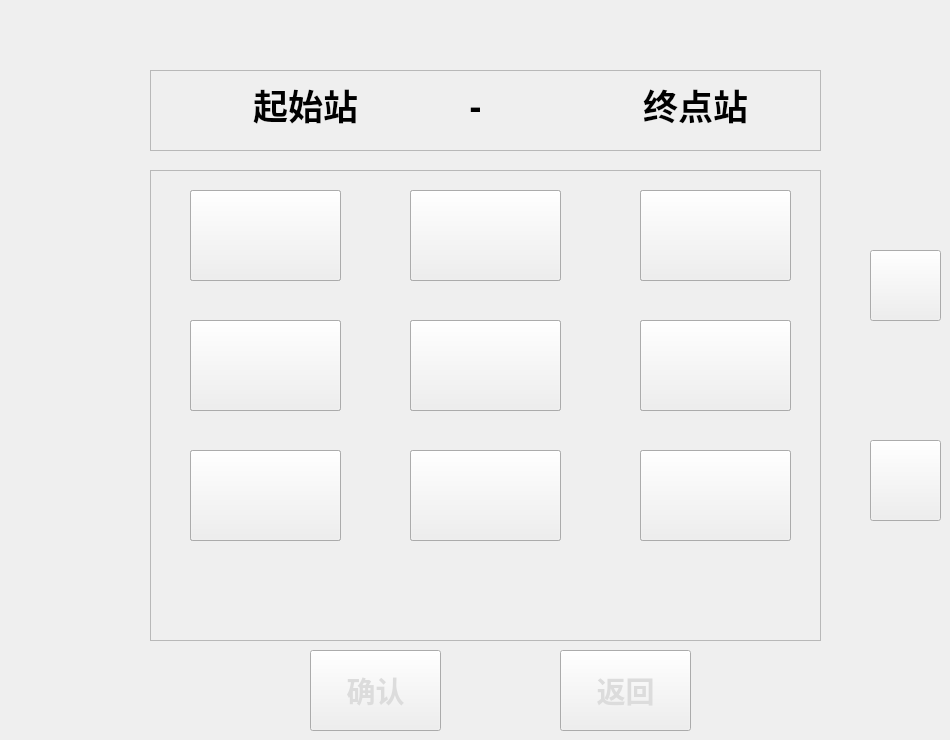
   <widget class="QWidget" name="tab_12">
    <property name="styleSheet">
     <string notr="true">QWidget#tab_12{
	background-color: rgb(173, 181, 178);
}
</string>
    </property>
    <attribute name="title">
     <string>页</string>
    </attribute>
    <widget class="QPushButton" name="pushButton_line9_addr_name_up">
     <property name="geometry">
      <rect>
       <x>870</x>
       <y>250</y>
       <width>71</width>
       <height>71</height>
      </rect>
     </property>
     <property name="styleSheet">
      <string notr="true">QPushButton
{
	border-image: url(:/key_button_up.png);
}</string>
     </property>
     <property name="text">
      <string/>
     </property>
    </widget>
    <widget class="QPushButton" name="pushButton_custom_route_back">
     <property name="geometry">
      <rect>
       <x>560</x>
       <y>650</y>
       <width>131</width>
       <height>81</height>
      </rect>
     </property>
     <property name="font">
      <font>
       <family>Agency FB</family>
       <pointsize>22</pointsize>
       <weight>75</weight>
       <bold>true</bold>
      </font>
     </property>
     <property name="styleSheet">
      <string notr="true">QPushButton
{
	border-image: url(:/button_normal.png);
	color: rgb(220, 220, 220);
}

QPushButton::pressed
{
	color: rgb(220, 220, 220);
	border-image: url(:/yellow_square.png);
}</string>
     </property>
     <property name="text">
      <string>返回</string>
     </property>
    </widget>
    <widget class="QFrame" name="frame_59">
     <property name="geometry">
      <rect>
       <x>150</x>
       <y>170</y>
       <width>671</width>
       <height>471</height>
      </rect>
     </property>
     <property name="frameShape">
      <enum>QFrame::StyledPanel</enum>
     </property>
     <property name="frameShadow">
      <enum>QFrame::Raised</enum>
     </property>
     <widget class="QPushButton" name="pushButton_custom_station_22">
      <property name="geometry">
       <rect>
        <x>40</x>
        <y>150</y>
        <width>151</width>
        <height>91</height>
       </rect>
      </property>
      <property name="font">
       <font>
        <pointsize>24</pointsize>
       </font>
      </property>
      <property name="text">
       <string>大石</string>
      </property>
     </widget>
     <widget class="QPushButton" name="pushButton_custom_station_23">
      <property name="geometry">
       <rect>
        <x>260</x>
        <y>150</y>
        <width>151</width>
        <height>91</height>
       </rect>
      </property>
      <property name="font">
       <font>
        <pointsize>24</pointsize>
       </font>
      </property>
      <property name="text">
       <string>厦窖</string>
      </property>
     </widget>
     <widget class="QPushButton" name="pushButton_custom_station_24">
      <property name="geometry">
       <rect>
        <x>490</x>
        <y>150</y>
        <width>151</width>
        <height>91</height>
       </rect>
      </property>
      <property name="font">
       <font>
        <pointsize>24</pointsize>
       </font>
      </property>
      <property name="text">
       <string>沥滘</string>
      </property>
     </widget>
     <widget class="QPushButton" name="pushButton_custom_station_25">
      <property name="geometry">
       <rect>
        <x>40</x>
        <y>280</y>
        <width>151</width>
        <height>91</height>
       </rect>
      </property>
      <property name="font">
       <font>
        <pointsize>24</pointsize>
       </font>
      </property>
      <property name="text">
       <string>大塘</string>
      </property>
     </widget>
     <widget class="QPushButton" name="pushButton_custom_station_16">
      <property name="geometry">
       <rect>
        <x>40</x>
        <y>280</y>
        <width>151</width>
        <height>91</height>
       </rect>
      </property>
      <property name="font">
       <font>
        <pointsize>24</pointsize>
       </font>
      </property>
      <property name="text">
       <string>京溪
南方医院</string>
      </property>
     </widget>
     <widget class="QPushButton" name="pushButton_custom_station_21">
      <property name="geometry">
       <rect>
        <x>490</x>
        <y>20</y>
        <width>151</width>
        <height>91</height>
       </rect>
      </property>
      <property name="font">
       <font>
        <pointsize>24</pointsize>
       </font>
      </property>
      <property name="text">
       <string>林和西</string>
      </property>
     </widget>
     <widget class="QPushButton" name="pushButton_custom_station_17">
      <property name="geometry">
       <rect>
        <x>260</x>
        <y>280</y>
        <width>151</width>
        <height>91</height>
       </rect>
      </property>
      <property name="font">
       <font>
        <pointsize>24</pointsize>
       </font>
      </property>
      <property name="text">
       <string>同和</string>
      </property>
     </widget>
     <widget class="QPushButton" name="pushButton_custom_station_19">
      <property name="geometry">
       <rect>
        <x>40</x>
        <y>20</y>
        <width>151</width>
        <height>91</height>
       </rect>
      </property>
      <property name="font">
       <font>
        <pointsize>24</pointsize>
       </font>
      </property>
      <property name="text">
       <string>珠江新城</string>
      </property>
     </widget>
     <widget class="QPushButton" name="pushButton_custom_station_20">
      <property name="geometry">
       <rect>
        <x>260</x>
        <y>20</y>
        <width>151</width>
        <height>91</height>
       </rect>
      </property>
      <property name="font">
       <font>
        <pointsize>24</pointsize>
       </font>
      </property>
      <property name="text">
       <string>体育西路</string>
      </property>
     </widget>
     <widget class="QPushButton" name="pushButton_custom_station_14">
      <property name="geometry">
       <rect>
        <x>260</x>
        <y>150</y>
        <width>151</width>
        <height>91</height>
       </rect>
      </property>
      <property name="font">
       <font>
        <pointsize>24</pointsize>
       </font>
      </property>
      <property name="text">
       <string>燕塘</string>
      </property>
     </widget>
     <widget class="QPushButton" name="pushButton_custom_station_18">
      <property name="geometry">
       <rect>
        <x>490</x>
        <y>280</y>
        <width>151</width>
        <height>91</height>
       </rect>
      </property>
      <property name="font">
       <font>
        <pointsize>24</pointsize>
       </font>
      </property>
      <property name="text">
       <string>永泰</string>
      </property>
     </widget>
     <widget class="QPushButton" name="pushButton_custom_station_13">
      <property name="geometry">
       <rect>
        <x>40</x>
        <y>150</y>
        <width>151</width>
        <height>91</height>
       </rect>
      </property>
      <property name="font">
       <font>
        <pointsize>24</pointsize>
       </font>
      </property>
      <property name="text">
       <string>广州东站</string>
      </property>
     </widget>
     <widget class="QPushButton" name="pushButton_custom_station_15">
      <property name="geometry">
       <rect>
        <x>490</x>
        <y>150</y>
        <width>151</width>
        <height>91</height>
       </rect>
      </property>
      <property name="font">
       <font>
        <pointsize>24</pointsize>
       </font>
      </property>
      <property name="text">
       <string>梅花园</string>
      </property>
     </widget>
     <widget class="QPushButton" name="pushButton_custom_station_7">
      <property name="geometry">
       <rect>
        <x>40</x>
        <y>280</y>
        <width>151</width>
        <height>91</height>
       </rect>
      </property>
      <property name="font">
       <font>
        <pointsize>24</pointsize>
       </font>
      </property>
      <property name="text">
       <string/>
      </property>
     </widget>
     <widget class="QPushButton" name="pushButton_custom_station_12">
      <property name="geometry">
       <rect>
        <x>490</x>
        <y>20</y>
        <width>151</width>
        <height>91</height>
       </rect>
      </property>
      <property name="font">
       <font>
        <pointsize>24</pointsize>
       </font>
      </property>
      <property name="text">
       <string>龙归</string>
      </property>
     </widget>
     <widget class="QPushButton" name="pushButton_custom_station_11">
      <property name="geometry">
       <rect>
        <x>260</x>
        <y>20</y>
        <width>151</width>
        <height>91</height>
       </rect>
      </property>
      <property name="font">
       <font>
        <pointsize>24</pointsize>
       </font>
      </property>
      <property name="text">
       <string>嘉禾望岗</string>
      </property>
     </widget>
     <widget class="QPushButton" name="pushButton_custom_station_9">
      <property name="geometry">
       <rect>
        <x>490</x>
        <y>280</y>
        <width>151</width>
        <height>91</height>
       </rect>
      </property>
      <property name="font">
       <font>
        <pointsize>24</pointsize>
       </font>
      </property>
      <property name="text">
       <string/>
      </property>
     </widget>
     <widget class="QPushButton" name="pushButton_custom_station_8">
      <property name="geometry">
       <rect>
        <x>260</x>
        <y>280</y>
        <width>151</width>
        <height>91</height>
       </rect>
      </property>
      <property name="font">
       <font>
        <pointsize>24</pointsize>
       </font>
      </property>
      <property name="text">
       <string/>
      </property>
     </widget>
     <widget class="QPushButton" name="pushButton_custom_station_10">
      <property name="geometry">
       <rect>
        <x>40</x>
        <y>20</y>
        <width>151</width>
        <height>91</height>
       </rect>
      </property>
      <property name="font">
       <font>
        <pointsize>24</pointsize>
       </font>
      </property>
      <property name="text">
       <string>白云
大道北</string>
      </property>
     </widget>
     <widget class="QPushButton" name="pushButton_custom_station_4">
      <property name="geometry">
       <rect>
        <x>40</x>
        <y>150</y>
        <width>151</width>
        <height>91</height>
       </rect>
      </property>
      <property name="font">
       <font>
        <pointsize>24</pointsize>
       </font>
      </property>
      <property name="text">
       <string/>
      </property>
     </widget>
     <widget class="QPushButton" name="pushButton_custom_station_5">
      <property name="geometry">
       <rect>
        <x>260</x>
        <y>150</y>
        <width>151</width>
        <height>91</height>
       </rect>
      </property>
      <property name="font">
       <font>
        <pointsize>24</pointsize>
       </font>
      </property>
      <property name="text">
       <string/>
      </property>
     </widget>
     <widget class="QPushButton" name="pushButton_custom_station_6">
      <property name="geometry">
       <rect>
        <x>490</x>
        <y>150</y>
        <width>151</width>
        <height>91</height>
       </rect>
      </property>
      <property name="font">
       <font>
        <pointsize>24</pointsize>
       </font>
      </property>
      <property name="text">
       <string/>
      </property>
     </widget>
     <widget class="QPushButton" name="pushButton_custom_station_3">
      <property name="geometry">
       <rect>
        <x>490</x>
        <y>20</y>
        <width>151</width>
        <height>91</height>
       </rect>
      </property>
      <property name="font">
       <font>
        <pointsize>24</pointsize>
       </font>
      </property>
      <property name="text">
       <string/>
      </property>
     </widget>
     <widget class="QPushButton" name="pushButton_custom_station_2">
      <property name="geometry">
       <rect>
        <x>260</x>
        <y>20</y>
        <width>151</width>
        <height>91</height>
       </rect>
      </property>
      <property name="minimumSize">
       <size>
        <width>131</width>
        <height>71</height>
       </size>
      </property>
      <property name="font">
       <font>
        <pointsize>24</pointsize>
       </font>
      </property>
      <property name="text">
       <string/>
      </property>
     </widget>
     <widget class="QPushButton" name="pushButton_custom_station_1">
      <property name="geometry">
       <rect>
        <x>40</x>
        <y>20</y>
        <width>151</width>
        <height>91</height>
       </rect>
      </property>
      <property name="minimumSize">
       <size>
        <width>131</width>
        <height>71</height>
       </size>
      </property>
      <property name="font">
       <font>
        <pointsize>24</pointsize>
       </font>
      </property>
      <property name="text">
       <string/>
      </property>
     </widget>
    </widget>
    <widget class="QPushButton" name="pushButton_custom_route_confirm">
     <property name="geometry">
      <rect>
       <x>310</x>
       <y>650</y>
       <width>131</width>
       <height>81</height>
      </rect>
     </property>
     <property name="font">
      <font>
       <family>Agency FB</family>
       <pointsize>22</pointsize>
       <weight>75</weight>
       <bold>true</bold>
      </font>
     </property>
     <property name="styleSheet">
      <string notr="true">QPushButton
{
	border-image: url(:/button_normal.png);
	color: rgb(220, 220, 220);
}

QPushButton::pressed
{
	color: rgb(220, 220, 220);
	border-image: url(:/yellow_square.png);
}</string>
     </property>
     <property name="text">
      <string>确认</string>
     </property>
    </widget>
    <widget class="QFrame" name="frame_60">
     <property name="geometry">
      <rect>
       <x>150</x>
       <y>70</y>
       <width>671</width>
       <height>81</height>
      </rect>
     </property>
     <property name="frameShape">
      <enum>QFrame::StyledPanel</enum>
     </property>
     <property name="frameShadow">
      <enum>QFrame::Raised</enum>
     </property>
     <widget class="QLabel" name="label_begin_station">
      <property name="geometry">
       <rect>
        <x>50</x>
        <y>0</y>
        <width>211</width>
        <height>71</height>
       </rect>
      </property>
      <property name="font">
       <font>
        <family>Agency FB</family>
        <pointsize>26</pointsize>
        <weight>75</weight>
        <bold>true</bold>
       </font>
      </property>
      <property name="contextMenuPolicy">
       <enum>Qt::ActionsContextMenu</enum>
      </property>
      <property name="text">
       <string>&lt;html&gt;&lt;head/&gt;&lt;body&gt;&lt;p&gt;起始站&lt;/p&gt;&lt;/body&gt;&lt;/html&gt;</string>
      </property>
      <property name="alignment">
       <set>Qt::AlignCenter</set>
      </property>
     </widget>
     <widget class="QLabel" name="label_end_station">
      <property name="geometry">
       <rect>
        <x>440</x>
        <y>0</y>
        <width>211</width>
        <height>71</height>
       </rect>
      </property>
      <property name="font">
       <font>
        <family>Agency FB</family>
        <pointsize>26</pointsize>
        <weight>75</weight>
        <bold>true</bold>
       </font>
      </property>
      <property name="text">
       <string>&lt;html&gt;&lt;head/&gt;&lt;body&gt;&lt;p&gt;终点站&lt;/p&gt;&lt;/body&gt;&lt;/html&gt;</string>
      </property>
      <property name="alignment">
       <set>Qt::AlignCenter</set>
      </property>
     </widget>
     <widget class="QLabel" name="label_line">
      <property name="geometry">
       <rect>
        <x>310</x>
        <y>0</y>
        <width>31</width>
        <height>71</height>
       </rect>
      </property>
      <property name="font">
       <font>
        <family>Agency FB</family>
        <pointsize>26</pointsize>
        <weight>75</weight>
        <bold>true</bold>
       </font>
      </property>
      <property name="text">
       <string>&lt;html&gt;&lt;head/&gt;&lt;body&gt;&lt;p&gt;-&lt;/p&gt;&lt;/body&gt;&lt;/html&gt;</string>
      </property>
      <property name="alignment">
       <set>Qt::AlignCenter</set>
      </property>
     </widget>
    </widget>
    <widget class="QPushButton" name="pushButton_line9_addr_name_down">
     <property name="geometry">
      <rect>
       <x>870</x>
       <y>440</y>
       <width>71</width>
       <height>81</height>
      </rect>
     </property>
     <property name="styleSheet">
      <string notr="true">QPushButton
{
	border-image: url(:/key_button_down.png);
}</string>
     </property>
     <property name="text">
      <string/>
     </property>
    </widget>
   </widget>
